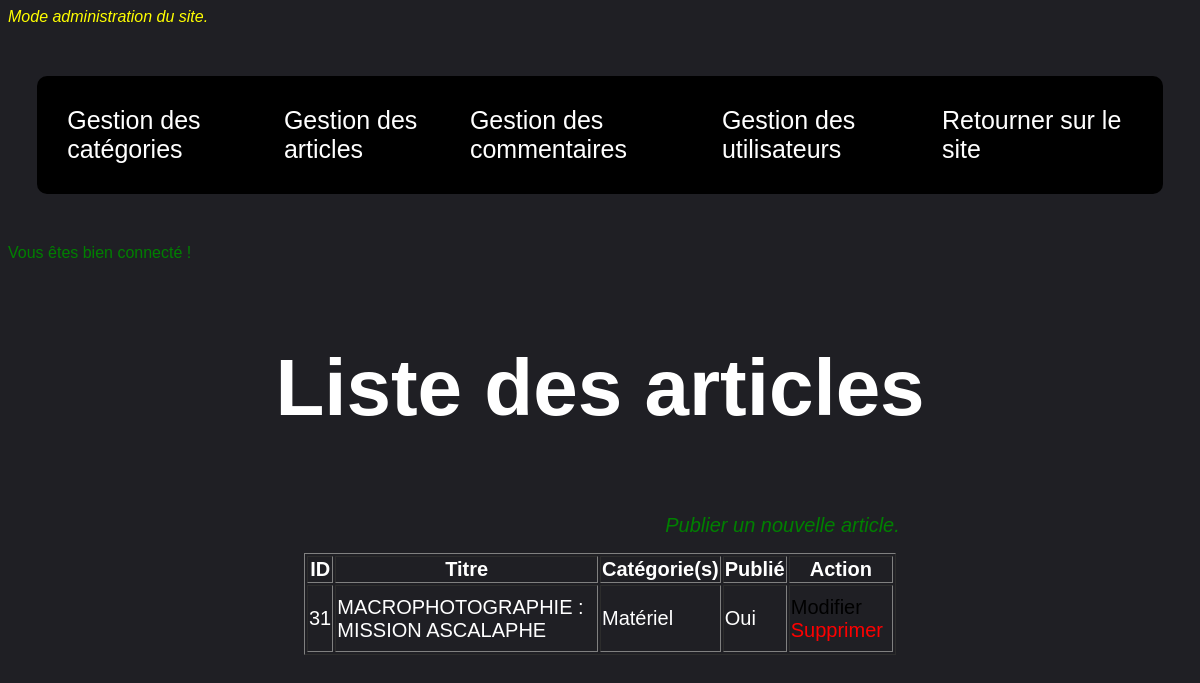
Screenshot of /admin/index.php?page=posts&action=list (signed in) with the database file from the repository.
### tables this page shows
CREATE TABLE IF NOT EXISTS `posts` (
  `id` int(11) NOT NULL AUTO_INCREMENT,
  `title` varchar(256) NOT NULL,
  `date` datetime NOT NULL DEFAULT CURRENT_TIMESTAMP,
  `summary` varchar(256) NOT NULL,
  `content` longtext NOT NULL,
  `img` varchar(256) DEFAULT NULL,
  `user_id` int(11) DEFAULT NULL,
  `is_publied` tinyint(1) NOT NULL DEFAULT '1',
  PRIMARY KEY (`id`),
  KEY `foreign users id key` (`user_id`)
);

### admin/index.php (called while the page is built, shortened)
<?php
if(isset($_GET['page'])){
    $page = $_GET['page'];
    switch ($page) {
      case 'posts' :
        require_once('controllers/postsController.php');
        break;
    }
}
else{
    $page = 'index';
    require_once('controllers/indexController.php');
}
require_once('layouts/admin.php');
?>

### models/Post.php (called while the page is built, shortened)
<?php
function getAllPosts(){
    $db = $GLOBALS['db'] ;
    $query = $db->query("SELECT p.*, GROUP_CONCAT(c.name SEPARATOR ' / ') AS category_id
    FROM posts p
    JOIN categories_posts cp ON p.id = cp.post_id
    JOIN categories c ON cp.category_id = c.id
    GROUP BY p.id
    ORDER BY p.date DESC");
    return 	$query->fetchAll();
  }
?>

### admin/controllers/postsController.php (called while the page is built, shortened)
<?php
$action = $_GET['action'];
require_once('../models/Post.php');
if($action == 'list') {
  $posts = getAllPosts();
}
?>

### admin/views/postsListView.php (the view, shortened to what this page needs)
<h3>Liste des articles</h3>
<a class="addCategory" href="index.php?page=posts&action=new">Publier un nouvelle article.</a>
<table border="1">
	<thead>
		<tr>
			<th>ID</th>
			<th>Titre</th>
      <th>Catégorie(s)</th>
      <th>Publié</th>
      <th>Action</th>
		</tr>
	</thead>
	<tbody>
	<?php foreach($posts as $post): ?>
		<tr>
			<td><?= $post['id'];?></td>
      <td><?= $post['title'];?></td>
			<td><?= $post['category_id'];?></td>
			<td><?php if ($post['is_publied']) :?>
						<p>Oui</p>
					<?php else :?>
						<p>Non</p>
			<?php endif; ?>
			</td>
			<td>
				<a class="edit" href="index.php?page=posts&action=edit&id=<?= $post['id'];?>">Modifier</a>
				<a class="danger" href="index.php?page=posts&action=delete&id=<?= $post['id'];?>">Supprimer</a>
			</td>
		</tr>
	<?php endforeach; ?>
	</tbody>
</table>

### admin/assets/sass/admin.css (style rules this page uses)
body { color: white; background: #1f1f24; font-family: Verdana, Geneva, Tahoma, sans-serif; }
a { text-decoration: none; color: black; }
table { margin-top: 100px; margin: auto; font-size: 20px; }
h3 { text-align: center; font-size: 80px; }
.addCategory { font-size: 20px; font-style: italic; display: block; text-align: center; margin-left: 365px; color: green; }
.danger, .error { color: red; }
.succes { color: green; }
@media (max-width: 1200px) { table { width: 50%; } }

### rows the page displays
posts: id "31", title "MACROPHOTOGRAPHIE : MISSION ASCALAPHE", category_id "Matériel", is_publied "Oui"

### other values shown
$_SESSION['message'] "Vous êtes bien connecté !"
